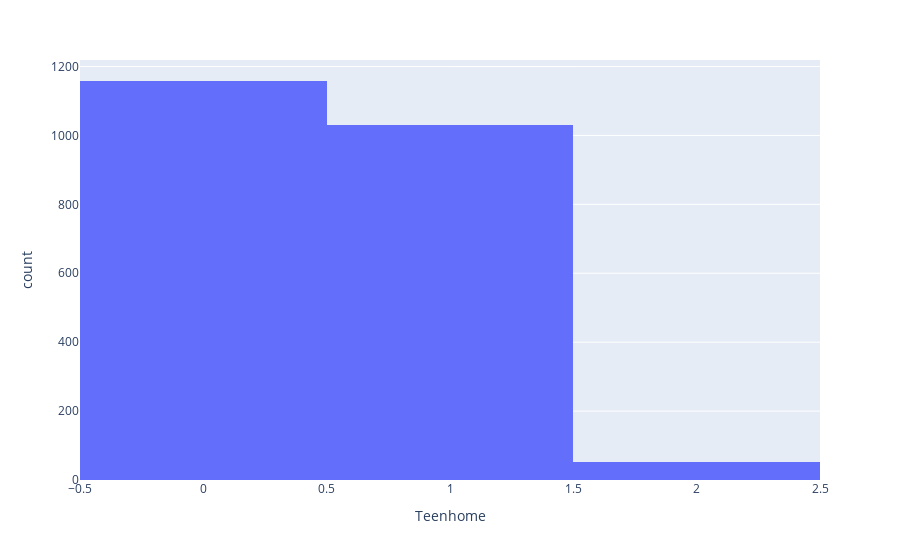

The notebook cell saved with this chart:
### Code cell
# Plot the distribution of number of teenagers in household
fig7 = px.histogram(df, x='Teenhome')
fig7.show()

### Figure 1 — Plotly figure (JSON) as saved in the notebook; plotly's stock layout.template omitted (floating-point values rounded to 4 significant figures; data arrays with more than 128 entries replaced by an {"elided": "..."} marker saying what was removed)
{"data": [{"alignmentgroup": "True", "bingroup": "x", "hovertemplate": "Teenhome=%{x}<br>count=%{y}<extra></extra>", "legendgroup": "", "marker": {"color": "#636efa", "pattern": {"shape": ""}}, "name": "", "offsetgroup": "", "orientation": "v", "showlegend": false, "type": "histogram", "x": {"elided": "2240 int values"}, "xaxis": "x", "yaxis": "y"}], "layout": {"barmode": "relative", "legend": {"tracegroupgap": 0}, "margin": {"t": 60}, "xaxis": {"anchor": "y", "domain": [0, 1], "title": {"text": "Teenhome"}}, "yaxis": {"anchor": "x", "domain": [0, 1], "title": {"text": "count"}}}}
